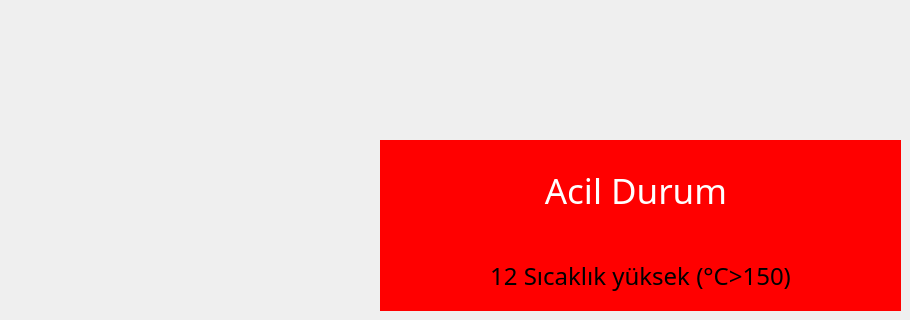
          <widget class="QWidget" name="detailsBottomEmergency">
           <widget class="QLabel" name="laFault11">
            <property name="geometry">
             <rect>
              <x>380</x>
              <y>240</y>
              <width>521</width>
              <height>71</height>
             </rect>
            </property>
            <property name="font">
             <font>
              <family>Arial Black</family>
              <pointsize>18</pointsize>
              <weight>10</weight>
              <italic>false</italic>
              <bold>false</bold>
             </font>
            </property>
            <property name="styleSheet">
             <string notr="true">background-color: rgb(255, 0, 0);

font: 87 18pt &quot;Arial Black&quot;;
color: rgb(255, 255, 255);</string>
            </property>
            <property name="text">
             <string>Acil Durum Butonu Basılı</string>
            </property>
            <property name="alignment">
             <set>Qt::AlignCenter</set>
            </property>
           </widget>
           <widget class="QLabel" name="laFault11_2">
            <property name="geometry">
             <rect>
              <x>380</x>
              <y>140</y>
              <width>521</width>
              <height>101</height>
             </rect>
            </property>
            <property name="font">
             <font>
              <family>Arial Black</family>
              <pointsize>26</pointsize>
              <weight>10</weight>
              <italic>false</italic>
              <bold>false</bold>
             </font>
            </property>
            <property name="styleSheet">
             <string notr="true">background-color: rgb(255, 0, 0);

font: 87 26pt &quot;Arial Black&quot;;
color: rgb(255, 255, 255);</string>
            </property>
            <property name="text">
             <string>Acil Durum </string>
            </property>
            <property name="alignment">
             <set>Qt::AlignCenter</set>
            </property>
           </widget>
           <widget class="QLabel" name="laFault12">
            <property name="enabled">
             <bool>true</bool>
            </property>
            <property name="geometry">
             <rect>
              <x>380</x>
              <y>240</y>
              <width>521</width>
              <height>71</height>
             </rect>
            </property>
            <property name="font">
             <font>
              <family>Arial Black</family>
              <pointsize>18</pointsize>
              <weight>10</weight>
              <italic>false</italic>
              <bold>false</bold>
             </font>
            </property>
            <property name="styleSheet">
             <string notr="true">font: 87 18pt &quot;Arial Black&quot;;
background-color: rgb(255, 0, 0);</string>
            </property>
            <property name="text">
             <string>12 Sıcaklık yüksek (°C&gt;150)</string>
            </property>
            <property name="textFormat">
             <enum>Qt::AutoText</enum>
            </property>
            <property name="alignment">
             <set>Qt::AlignCenter</set>
            </property>
           </widget>
          </widget>
